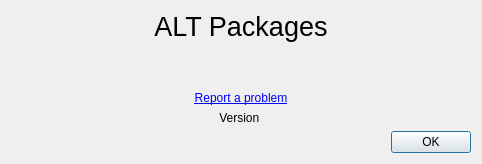
<?xml version="1.0" encoding="UTF-8"?>
<ui version="4.0">
 <class>AboutDialog</class>
 <widget class="QDialog" name="AboutDialog">
  <property name="geometry">
   <rect>
    <x>0</x>
    <y>0</y>
    <width>482</width>
    <height>164</height>
   </rect>
  </property>
  <property name="windowTitle">
   <string>About Packages</string>
  </property>
  <layout class="QVBoxLayout" name="verticalLayout">
   <item>
    <widget class="QLabel" name="titleLabel">
     <property name="font">
      <font>
       <pointsize>20</pointsize>
       <weight>50</weight>
       <bold>false</bold>
      </font>
     </property>
     <property name="text">
      <string>ALT Packages</string>
     </property>
     <property name="alignment">
      <set>Qt::AlignCenter</set>
     </property>
    </widget>
   </item>
   <item>
    <spacer name="verticalSpacer">
     <property name="orientation">
      <enum>Qt::Vertical</enum>
     </property>
     <property name="sizeHint" stdset="0">
      <size>
       <width>20</width>
       <height>40</height>
      </size>
     </property>
    </spacer>
   </item>
   <item>
    <widget class="QLabel" name="bugzillaLabel">
     <property name="text">
      <string>&lt;a href=&quot;https://bugzilla.altlinux.org&quot;&gt;Report a problem&lt;/a&gt;</string>
     </property>
     <property name="alignment">
      <set>Qt::AlignCenter</set>
     </property>
     <property name="openExternalLinks">
      <bool>true</bool>
     </property>
     <property name="textInteractionFlags">
      <set>Qt::TextBrowserInteraction</set>
     </property>
    </widget>
   </item>
   <item>
    <widget class="QLabel" name="versionLabel">
     <property name="text">
      <string>Version </string>
     </property>
     <property name="alignment">
      <set>Qt::AlignCenter</set>
     </property>
    </widget>
   </item>
   <item>
    <widget class="QDialogButtonBox" name="buttonBox">
     <property name="orientation">
      <enum>Qt::Horizontal</enum>
     </property>
     <property name="standardButtons">
      <set>QDialogButtonBox::Ok</set>
     </property>
    </widget>
   </item>
  </layout>
 </widget>
 <resources/>
 <connections>
  <connection>
   <sender>buttonBox</sender>
   <signal>accepted()</signal>
   <receiver>AboutDialog</receiver>
   <slot>accept()</slot>
   <hints>
    <hint type="sourcelabel">
     <x>248</x>
     <y>254</y>
    </hint>
    <hint type="destinationlabel">
     <x>157</x>
     <y>274</y>
    </hint>
   </hints>
  </connection>
  <connection>
   <sender>buttonBox</sender>
   <signal>rejected()</signal>
   <receiver>AboutDialog</receiver>
   <slot>reject()</slot>
   <hints>
    <hint type="sourcelabel">
     <x>316</x>
     <y>260</y>
    </hint>
    <hint type="destinationlabel">
     <x>286</x>
     <y>274</y>
    </hint>
   </hints>
  </connection>
 </connections>
</ui>
